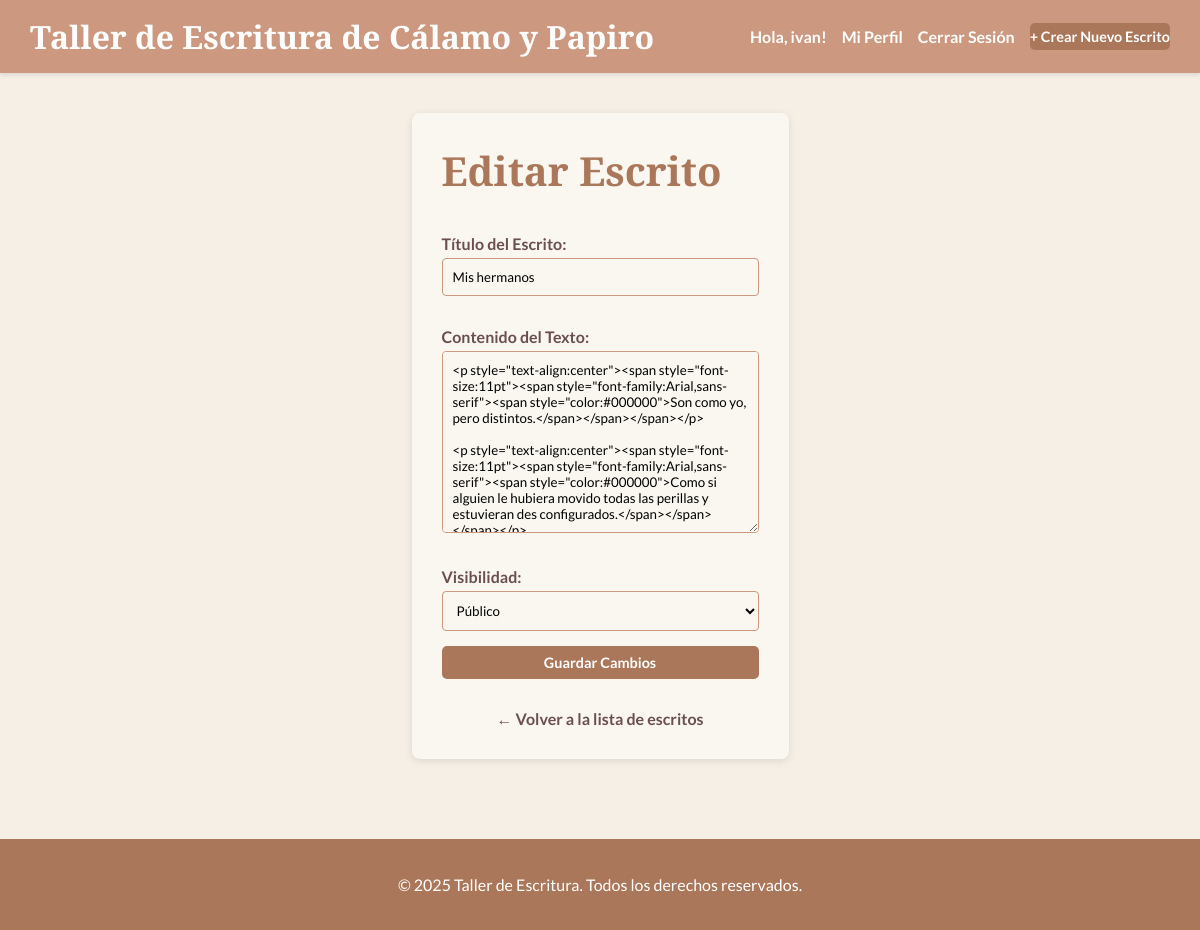
The page /escritura/2/editar/ (signed in) on the database as committed earlier.
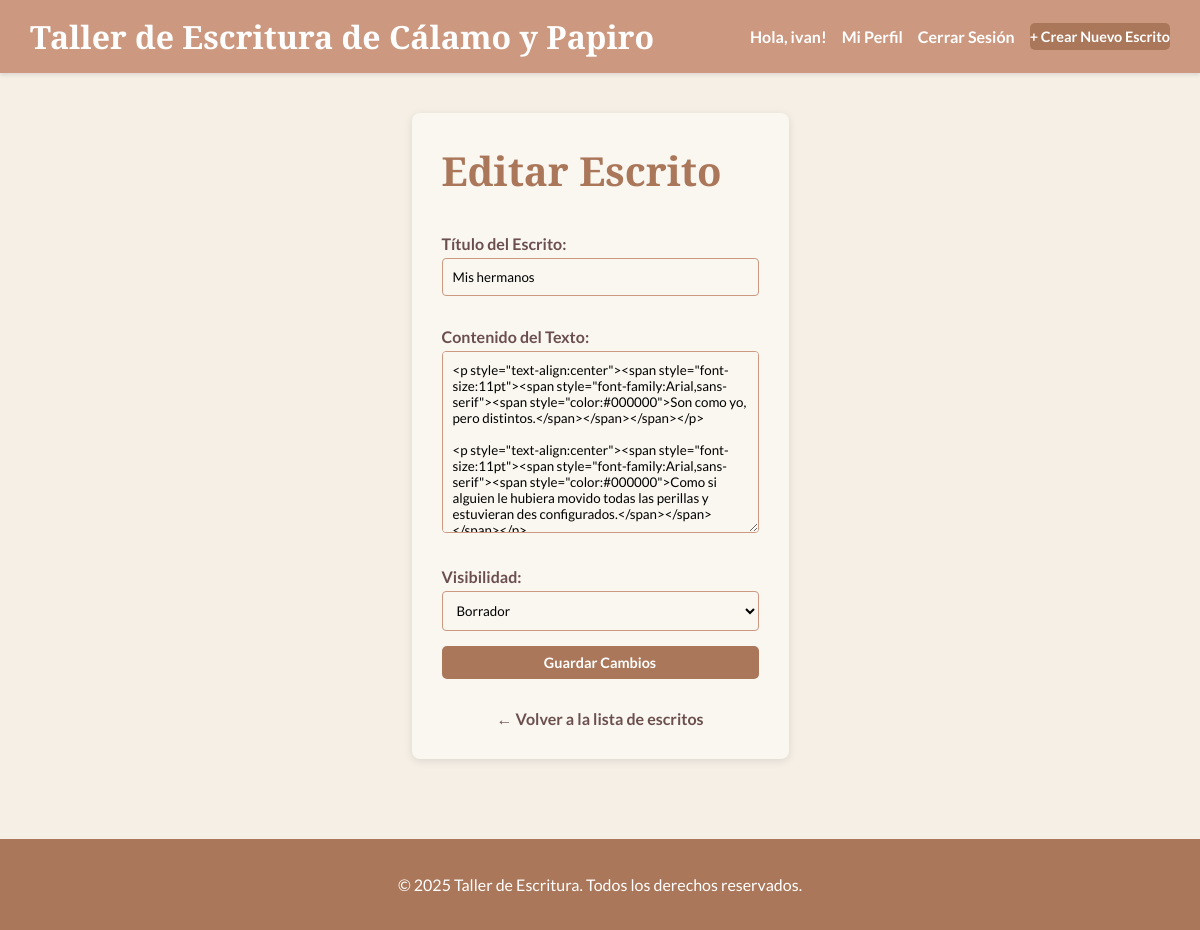
The same page on the database as committed later.
### escritura/models.py (models this page shows, shortened)
class Escrito(models.Model):
    ESTADO_CHOICES = [
        ('BORRADOR', 'Borrador'),
        ('PRIVADO', 'Privado'),
        ('PUBLICO', 'Público'),
    ]
    autor = models.ForeignKey(User, on_delete=models.CASCADE, related_name='escritos')
    titulo = models.CharField(max_length=200)
    contenido = RichTextUploadingField() # MODIFICADO: Usa RichTextUploadingField para permitir subir archivos
    fecha_creacion = models.DateTimeField(auto_now_add=True)
    fecha_actualizacion = models.DateTimeField(auto_now=True)
    estado = models.CharField(max_length=10, choices=ESTADO_CHOICES, default='BORRADOR')
    notificacion_enviada = models.BooleanField(default=False, verbose_name="Notificación Enviada")
    class Meta:
        ordering = ['-fecha_creacion']
        verbose_name = "Escrito"
        verbose_name_plural = "Escritos"

### escritura/views.py (the view)
# urls.py: path('<int:pk>/editar/', views.editar_escrito, name='editar_escrito'),
@login_required # Solo usuarios autenticados pueden acceder.
def editar_escrito(request, pk):
    escrito = get_object_or_404(Escrito, pk=pk)
    if request.user != escrito.autor:
        raise Http404("No tienes permiso para editar este escrito.")
    if request.method == 'POST':
        form = EscritoForm(request.POST, instance=escrito)
        if form.is_valid():
            form.save()
            return redirect('escritura:detalle_escrito', pk=escrito.pk)
    else:
        form = EscritoForm(instance=escrito)
    return render(request, 'escritura/crear_editar_escrito.html', {'form': form, 'es_creacion': False})

### escritura/forms.py
class EscritoForm(forms.ModelForm):
    class Meta:
        model = Escrito
        fields = ['titulo', 'contenido', 'estado']
        labels = {
            'titulo': 'Título del Escrito',
            'contenido': 'Contenido del Texto',
            'estado': 'Visibilidad',
        }

### escritura/templates/escritura/crear_editar_escrito.html (shortened to what this page needs)
{% extends 'base.html' %}
{% block content %}
    <h1 class="page-title">{% if es_creacion %}Crear Nuevo Escrito{% else %}Editar Escrito{% endif %}</h1>
    <form method="post">
        {{ form.as_p }}
        <button type="submit" class="button primary">
            {% if es_creacion %}Publicar Escrito{% else %}Guardar Cambios{% endif %}
        </button>
    </form>
    <a href="{% url 'escritura:lista_escritos' %}" class="back-link">← Volver a la lista de escritos</a>
{% endblock %}

Rows that differ between the two databases and show on the page:
changed Escrito "Mis hermanos": estado "Público" → "Borrador"
